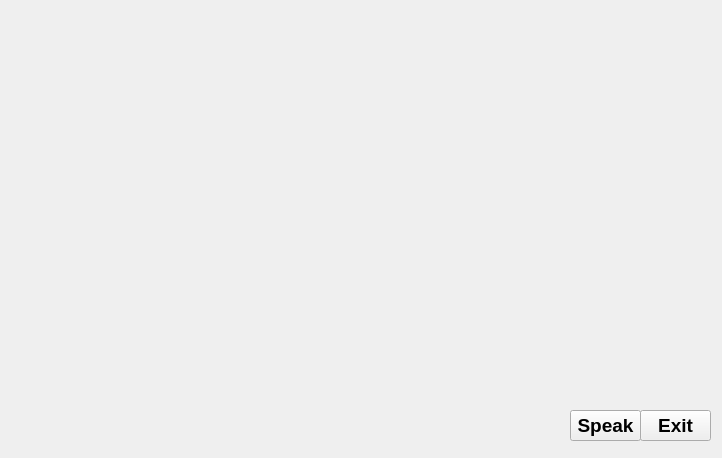
<?xml version="1.0" encoding="UTF-8"?>
<ui version="4.0">
 <class>MainWindow</class>
 <widget class="QMainWindow" name="MainWindow">
  <property name="geometry">
   <rect>
    <x>0</x>
    <y>0</y>
    <width>722</width>
    <height>458</height>
   </rect>
  </property>
  <property name="windowTitle">
   <string>MainWindow</string>
  </property>
  <widget class="QWidget" name="centralwidget">
   <widget class="QLabel" name="label">
    <property name="geometry">
     <rect>
      <x>-20</x>
      <y>-10</y>
      <width>781</width>
      <height>511</height>
     </rect>
    </property>
    <property name="text">
     <string/>
    </property>
    <property name="pixmap">
     <pixmap>../../Downloads/7LP8.gif</pixmap>
    </property>
    <property name="scaledContents">
     <bool>true</bool>
    </property>
   </widget>
   <widget class="QPushButton" name="pushButton">
    <property name="geometry">
     <rect>
      <x>570</x>
      <y>410</y>
      <width>71</width>
      <height>31</height>
     </rect>
    </property>
    <property name="font">
     <font>
      <pointsize>14</pointsize>
      <weight>75</weight>
      <bold>true</bold>
     </font>
    </property>
    <property name="text">
     <string>Speak</string>
    </property>
    <property name="iconSize">
     <size>
      <width>20</width>
      <height>20</height>
     </size>
    </property>
   </widget>
   <widget class="QPushButton" name="pushButton_2">
    <property name="geometry">
     <rect>
      <x>640</x>
      <y>410</y>
      <width>71</width>
      <height>31</height>
     </rect>
    </property>
    <property name="font">
     <font>
      <pointsize>14</pointsize>
      <weight>75</weight>
      <bold>true</bold>
     </font>
    </property>
    <property name="styleSheet">
     <string notr="true"/>
    </property>
    <property name="text">
     <string>Exit</string>
    </property>
    <property name="iconSize">
     <size>
      <width>20</width>
      <height>20</height>
     </size>
    </property>
   </widget>
   <widget class="QLabel" name="label_2">
    <property name="geometry">
     <rect>
      <x>10</x>
      <y>20</y>
      <width>251</width>
      <height>71</height>
     </rect>
    </property>
    <property name="text">
     <string/>
    </property>
    <property name="pixmap">
     <pixmap>../../Downloads/jarvisgif.gif</pixmap>
    </property>
    <property name="scaledContents">
     <bool>true</bool>
    </property>
   </widget>
  </widget>
 </widget>
 <resources/>
 <connections/>
</ui>
